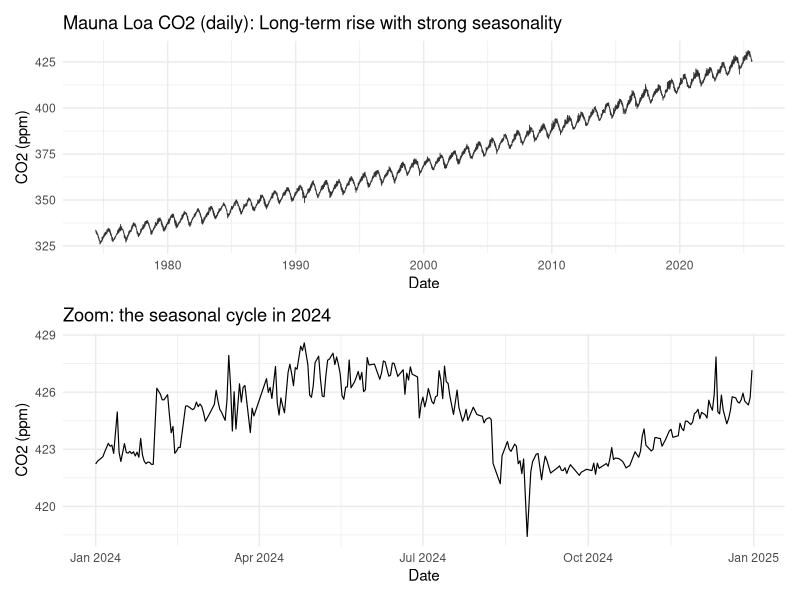
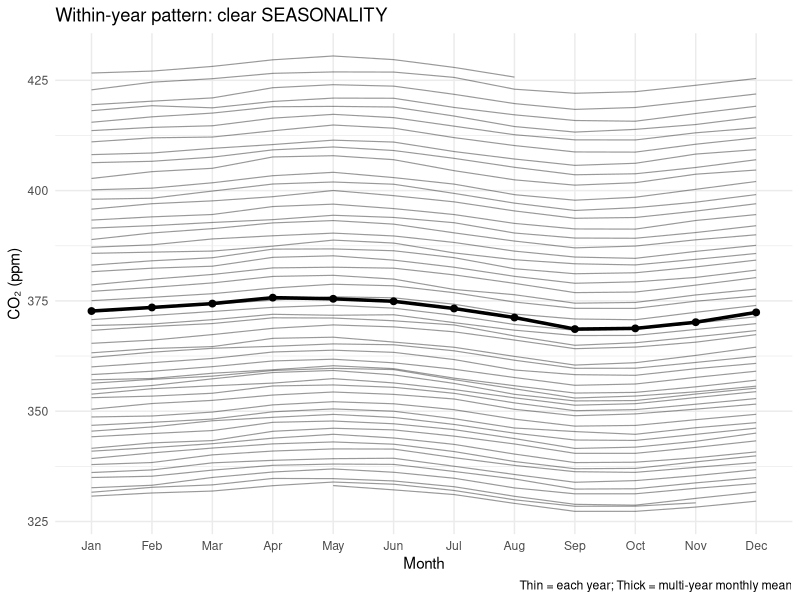
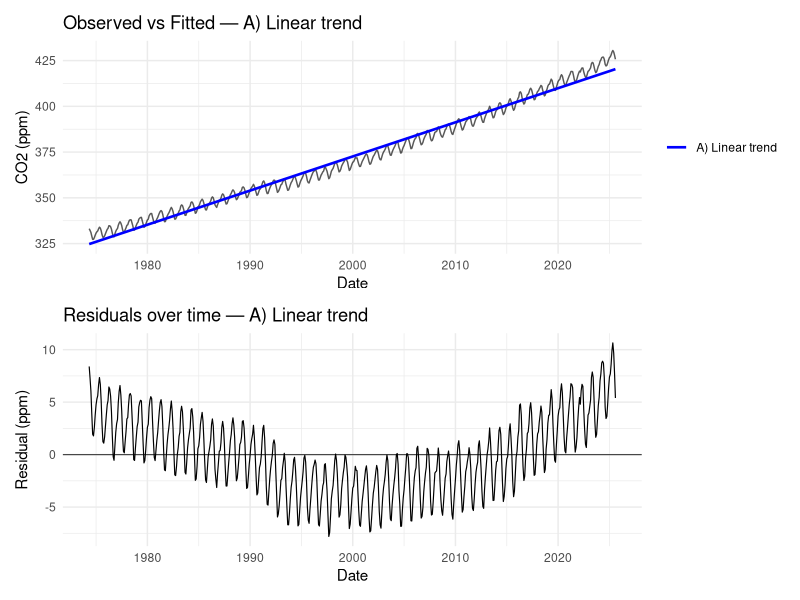
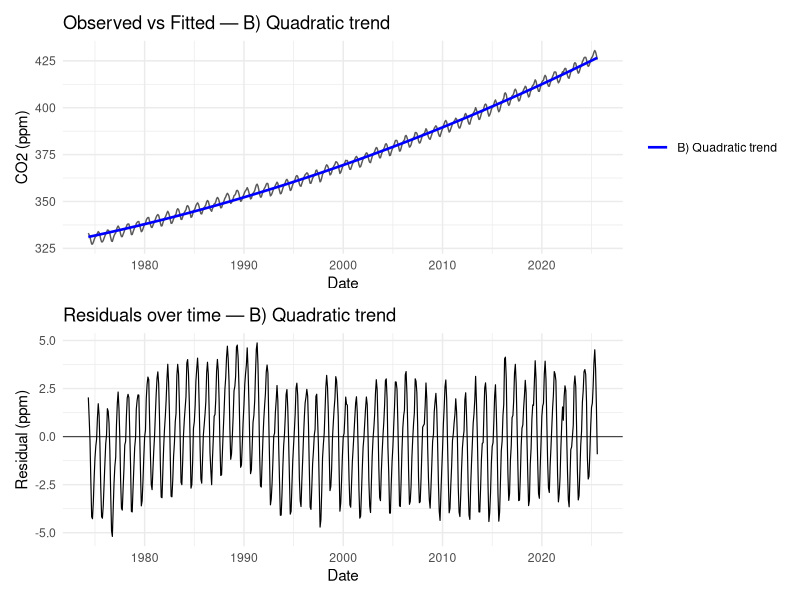
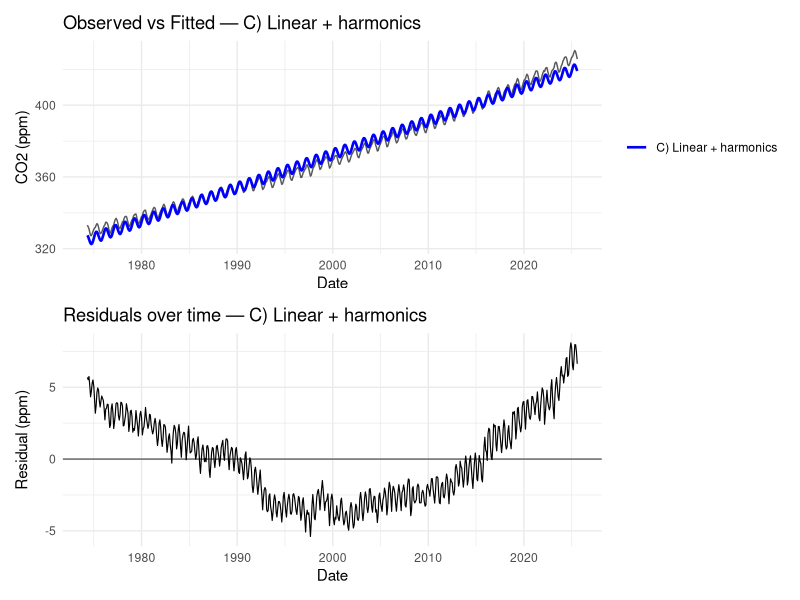
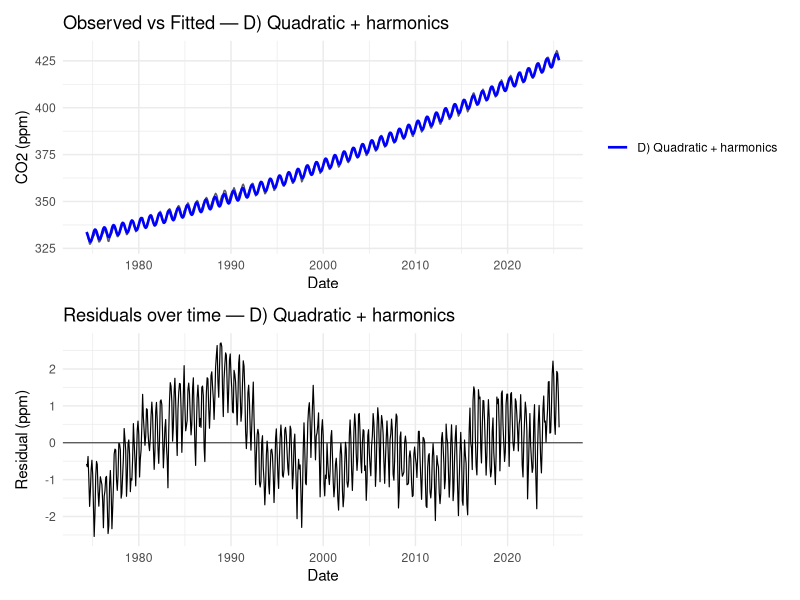
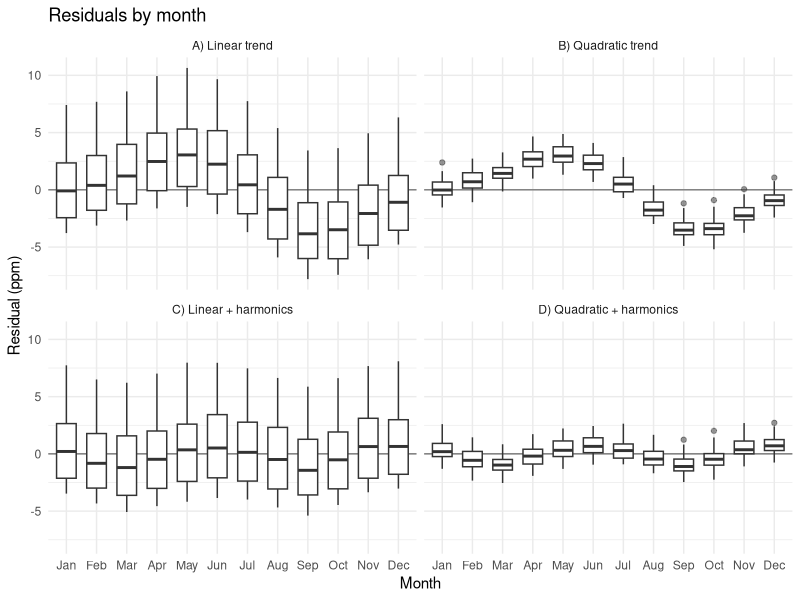
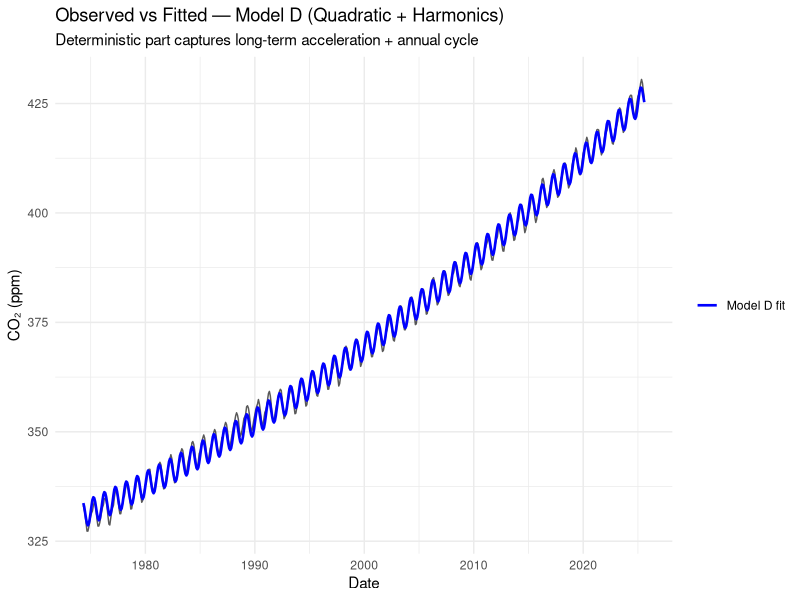

These charts were generated, in order, by the following R code:
############################################################
# Applied Spatio-Temporal Statistics
# Mauna Loa CO2 Example
#
# File: co2_daily_mlo.csv
#  - No header; data begin at line 33 (skip first 32 lines)
#  - Columns: year, month, day, decimal_date, co2 (ppm)
#
#   DETERMINISTIC (each model fit and checked ONE BY ONE)
#     A) Linear trend
#     B) Quadratic trend
#     C) Trend + seasonal harmonics
#     D) Quadratic trend + seasonal harmonics 
#   RANDOM (model residuals of the chosen deterministic model)
############################################################

# --- Setup --------------------------------------------------------------------
library(tidyverse)
library(lubridate)
library(broom)      # augment(), tidy()
library(patchwork)  # combine plots

# --- Load and tidy the daily data --------------------------------------------
co2_daily <- read.csv(
  "./co2_daily_mlo.csv",
  header = FALSE, skip = 32,
  col.names = c("year","month","day","decimal_date","co2")
) %>%
  # Build a proper Date from (year, month, day). Suppress warnings from odd rows.
  mutate(date = suppressWarnings(make_date(year, month, day))) %>%
  # Keep only valid dates and valid CO2 values
  filter(!is.na(date), !is.na(co2)) %>%
  arrange(date)

# ======================================================================
# DETERMINISTIC — Step 1: Visualise structure (Trend / Seasonality)
# ======================================================================

# --- Plot 1: The full daily series -------------------------------------------
# The big picture: a decades-long upward trend with clear within-year oscillations.
p_full <- ggplot(co2_daily, aes(date, co2)) +
  geom_line(linewidth = 0.3, alpha = 0.8) +
  labs(
    title = "Mauna Loa CO2 (daily): Long-term rise with strong seasonality",
    x = "Date", y = "CO2 (ppm)"
  ) +
  theme_minimal(base_size = 11)

# --- Plot 2: A close-up window ------------------------------------------------
# Zooming into one recent year exposes the sawtooth seasonal cycle.
# Choose the last complete calendar year present in the data.
last_year <- year(max(co2_daily$date, na.rm = TRUE))
has_full_year <- all(seq.Date(
  from = as.Date(paste0(last_year, "-01-01")),
  to   = as.Date(paste0(last_year, "-12-31")),
  by   = "day") %in% co2_daily$date
)

zoom_year <- if (has_full_year) last_year else (last_year - 1)

co2_zoom <- co2_daily %>%
  filter(date >= as.Date(paste0(zoom_year, "-01-01")),
         date <= as.Date(paste0(zoom_year, "-12-31")))

p_zoom <- ggplot(co2_zoom, aes(date, co2)) +
  geom_line(linewidth = 0.4) +
  labs(
    title = paste0("Zoom: the seasonal cycle in ", zoom_year),
    x = "Date", y = "CO2 (ppm)"
  ) +
  theme_minimal(base_size = 11)

# --- Display side-by-side -----------------------------------------------------
p_full / p_zoom

# What we see:
# - Top panel: Over six decades of daily CO₂ readings at Mauna Loa.
#   * A clear long-term upward trajectory, reflecting global fossil fuel emissions.
#   * On top of that rise, a sawtooth seasonal pattern is visible even at this scale.
#
# - Bottom panel: Zoom into the most recent full year (2024).
#   * The seasonal cycle comes into focus: CO₂ rises through spring, peaks around May,
#     then declines as plants in the Northern Hemisphere draw down CO₂ in summer.
#   * By fall and winter, CO₂ rebounds as vegetation decays and emissions accumulate.
#   * This “breathing of the biosphere” repeats annually, superimposed on the long-term rise.
#
# Together, the panels highlight two intertwined signals:
#   1) A strong trend driven by human activity.
#   2) A natural seasonal oscillation linked to the Earth’s carbon cycle.




# --- Next step: isolate the within-year seasonal pattern ----------------------
# So far, we saw:
#   * Long-term rise over decades.
#   * Sawtooth oscillation within each year.
# Question: What does that seasonal cycle look like if we align all years together?

# Strategy:
#   1. Collapse daily data to monthly averages (to smooth out day-to-day noise).
#   2. Compute, for each month, the average CO₂ across all years.
#   3. Plot: thin lines for each year, bold line for the multi-year monthly mean.

co2_month <- co2_daily %>%
  transmute(
    ym = floor_date(date, "month"),
    co2 = co2
  ) %>%
  group_by(ym) %>%
  summarise(co2 = mean(co2, na.rm = TRUE), .groups = "drop") %>%
  mutate(
    year = year(ym),
    month = month(ym, label = TRUE, abbr = TRUE)
  )

# Compute monthly mean across all years
co2_month_avg <- co2_month %>%
  group_by(month) %>%
  summarise(co2 = mean(co2, na.rm = TRUE), .groups = "drop")

# --- Plot: Thin lines = each year; Thick = multi-year monthly mean -----------
p_season <- ggplot(co2_month, aes(x = month, y = co2, group = year)) +
  geom_line(alpha = 0.4, linewidth = 0.4) +      
  
  # Make the summary layers NOT inherit group=year from the main mapping
  geom_line(
    data = co2_month_avg,
    mapping = aes(x = month, y = co2, group = 1),
    inherit.aes = FALSE,
    color = "black", linewidth = 1.2
  ) +
  geom_point(
    data = co2_month_avg,
    mapping = aes(x = month, y = co2),
    inherit.aes = FALSE,
    color = "black", size = 2
  ) +
  labs(
    title = "Within-year pattern: clear SEASONALITY",
    x = "Month", y = "CO₂ (ppm)",
    caption = "Thin = each year; Thick = multi-year monthly mean"
  ) +
  theme_minimal(base_size = 11)

p_season


# What we see:
# - Each thin line traces one year of monthly CO₂ averages.
# - Despite the long-term rise, the shape of the cycle is consistent:
#     * Low values around September–October,
#     * A rise through winter and spring,
#     * A peak around May–June before declining again.
# - The bold line averages across all years: the characteristic seasonal
#   "breathing" of the Earth’s biosphere.
#
# This is the same sawtooth we noticed earlier, now isolated and made explicit.



# ======================================================================
# DETERMINISTIC — Step 2: Move from visual patterns to statistical models
# ======================================================================

# QUESTION:
# Given what we see — a long-term upward trend + strong within-year seasonality —
# how should we build a deterministic model that captures these two components?
#

# --- Prepare data for modeling ------------------------------------------------
# We’ll use the monthly series for modeling simplicity.
co2_model <- co2_month %>%
  mutate(
    # Numeric time (in years) centered at 0 for numerical stability
    year_num = year(ym) + (month(ym) - 0.5)/12,
    t        = year_num - min(year_num),
    # Seasonal harmonics (period = 1 year)
    s1 = sin(2*pi*t), 
    c1 = cos(2*pi*t)
  )


# What these columns mean 
# - year_num:
#     * Transforms each monthly timestamp into a decimal year.
#     * Example: mid-January 1980 ≈ 1980.04, June 1980 ≈ 1980.46, December 1980 ≈ 1980.96.
#     * Placing each month at its midpoint avoids December being coded as the *next* year.
#
# - t:
#     * Time in years, but shifted so the very first observation = 0.
#     * This way, the timeline runs 0, 1, 2, … up to ~65 instead of 1958, 1959, 1960, …
#     * Centering at 0 prevents numerical instability when fitting polynomials (like t²).
#
# - s1 and c1:
#     * These are sine and cosine terms with period = 1 year.
#     * They are called "harmonic regressors."
#     * Why do we need both?
#         - sin(2πt) captures a wavy pattern (up–down cycle),
#         - cos(2πt) is the same wave shifted by 3 months,
#         - together, they can reproduce any repeating annual cycle, no matter where the peak falls.
#
# In short:
#   year_num = actual calendar time,
#   t        = relative time since the start,
#   s1, c1   = seasonal building blocks (1st harmonic).

# --- Helper: overlay fit + residual plot for any lm ---------------------------
plot_fit_and_resid <- function(fit, data, label){
  aug <- broom::augment(fit, data = data)
  
  p_fit <- ggplot(aug, aes(x = ym)) +
    geom_line(aes(y = co2), linewidth = 0.5, alpha = 0.65) +
    # map the constant label as the color value
    geom_line(aes(y = .fitted, color = label), linewidth = 0.9) +
    # name the scale with the same string value used above
    scale_color_manual(values = setNames("blue", label)) +
    labs(title = paste("Observed vs Fitted —", label),
         x = "Date", y = "CO2 (ppm)", color = NULL) +
    theme_minimal(base_size = 11)
  
  p_res <- ggplot(aug, aes(x = ym, y = .resid)) +
    geom_hline(yintercept = 0, linewidth = 0.4, alpha = 0.7) +
    geom_line(linewidth = 0.4) +
    labs(title = paste("Residuals over time —", label),
         x = "Date", y = "Residual (ppm)") +
    theme_minimal(base_size = 11)
  
  print(p_fit / p_res)
  invisible(aug)
}


# --- Example deterministic models --------------------------------------------
# (1) Linear trend only
m_lin <- lm(co2 ~ t, data = co2_model)
summary(m_lin)

# What we see:
# - Fitted line tracks the long-term increase only.
# - Residuals show strong within-year oscillations → seasonality not modeled.
aug_lin <- plot_fit_and_resid(m_lin, co2_model, "A) Linear trend")

# (2) Quadratic trend
m_quad <- lm(co2 ~ t + I(t^2), data = co2_model)
summary(m_quad)

# What we see:
# - Curvature improves long-term fit.
# - Residuals still show clear seasonal wiggles → need seasonal terms.
aug_quad <- plot_fit_and_resid(m_quad, co2_model, "B) Quadratic trend")

# (3) Linear trend + seasonal harmonics
m_season <- lm(co2 ~ t + s1 + c1, data = co2_model)
summary(m_season)

# What we see:
# - Annual cycle captured; long-term curvature still off.
# - Residuals drift slowly over decades → add quadratic.
aug_season <- plot_fit_and_resid(m_season, co2_model, "C) Linear + harmonics")

# (4) Quadratic trend + seasonal harmonics
m_quad_season <- lm(co2 ~ t + I(t^2) + s1 + c1, data = co2_model)
summary(m_quad_season)

# What we see:
# - Best overlay: long-term acceleration + seasonal wiggle both tracked.
# - Residuals look smallest and closest to “white noise” visually.
aug_quad_season <- plot_fit_and_resid(m_quad_season, co2_model, "D) Quadratic + harmonics")



# --- Quick model comparison table --------------------------------------------
# Focus on: AIC (↓ better), BIC (↓), adj.R² (↑), and residual SD (sigma ↓)
comp <- bind_rows(
  glance(m_lin)         %>% mutate(model = "A) Linear trend"),
  glance(m_quad)        %>% mutate(model = "B) Quadratic trend"),
  glance(m_season)      %>% mutate(model = "C) Linear + harmonics (s1,c1)"),
  glance(m_quad_season) %>% mutate(model = "D) Quadratic + harmonics (s1,c1)")
) %>%
  select(model, nobs, AIC, BIC, adj.r.squared, sigma)

print(comp)

# What we see:
# - Model A (Linear trend):
#     * Captures the overall rise but misses curvature and seasonality.
#     * High AIC/BIC, adj.R² ≈ 0.98, residuals still noisy (σ ≈ 3.7 ppm).
#
# - Model B (Quadratic trend):
#     * Adds acceleration in the long-term rise.
#     * Dramatic improvement: AIC drops from 3346 → 2781, σ shrinks to 2.3 ppm.
#     * Still no seasonality, so residuals would show the sawtooth cycle.
#
# - Model C (Linear + harmonics):
#     * Keeps trend linear but now explains annual oscillations.
#     * Better than Model A (σ ≈ 3.0 vs 3.7), but not as good as quadratic.
#     * Long-term curvature is still unaccounted for.
#
# - Model D (Quadratic + harmonics):
#     * Combines both improvements: curvature + annual cycle.
#     * Best fit by far: lowest AIC/BIC, adj.R² ≈ 0.999, residual σ ≈ 1 ppm.
#     * This is the deterministic specification that balances trend and seasonality.
#
# Takeaway:
# - To explain CO₂, we need BOTH long-term acceleration (quadratic) AND the repeating
#   annual cycle (harmonics). Leaving out either piece inflates residuals.


# ======================================================================
# DIAGNOSTICS — What did each deterministic model miss?
# ======================================================================

res_all <- bind_rows(
  augment(m_lin, data = co2_model)   %>% mutate(model = "A) Linear trend"),
  augment(m_quad, data = co2_model)  %>% mutate(model = "B) Quadratic trend"),
  augment(m_season, data = co2_model)%>% mutate(model = "C) Linear + harmonics"),
  augment(m_quad_season, data = co2_model) %>% mutate(model = "D) Quadratic + harmonics")
) %>%
  transmute(
    ym    = ym,                                    # use ym from augment data
    month = month(ym, label = TRUE, abbr = TRUE),  # safe: ym exists here
    model,
    resid = .resid
  )

# --- Residuals by Month (is any seasonality left?) -------------------
p_box <- ggplot(res_all, aes(x = month, y = resid)) +
  geom_hline(yintercept = 0, linewidth = 0.4, alpha = 0.6) +
  geom_boxplot(outlier.alpha = 0.5, width = 0.65) +
  facet_wrap(~ model, ncol = 2) +
  labs(title = "Residuals by month",
       x = "Month", y = "Residual (ppm)") +
  theme_minimal(base_size = 11)

p_box

# What we see (residuals by month):
# - A) & B): clear monthly pattern → seasonality not captured by trend-only models.
# - C): monthly pattern largely tamed, but a mild tilt remains (trend not flexible enough).
# - D): boxes are tight and centered near zero across months → seasonality and curvature
#      are both well handled; good deterministic specification.




# ======================================================================
# BEST DETERMINISTIC FIT — Show Model D clearly
# ======================================================================

# Fitted values from Model D (Quadratic + harmonics)
co2_fitD <- co2_model %>%
  mutate(fit_quad_season = predict(m_quad_season))

p_fitD <- ggplot(co2_fitD, aes(x = ym)) +
  geom_line(aes(y = co2), linewidth = 0.5, alpha = 0.65) +
  geom_line(aes(y = fit_quad_season, color = "Model D fit"), linewidth = 0.9) +
  scale_color_manual(values = c("Model D fit" = "blue")) +
  labs(title = "Observed vs Fitted — Model D (Quadratic + Harmonics)",
       x = "Date", y = "CO₂ (ppm)", color = NULL,
       subtitle = "Deterministic part captures long-term acceleration + annual cycle") +
  theme_minimal(base_size = 11)

p_fitD



# What we see:
# - The blue curve (Model D) tracks both the overall rise and the within-year wiggle.
# - Remaining differences = residuals → that’s our RANDOM part to model next.


# ======================================================================
# RANDOM PART — Diagnostics of residuals from Model D
# ======================================================================

# Extract residuals from the best deterministic model
resid_D <- augment(m_quad_season, data = co2_model)$.resid

# --- Histogram and boxplot ----------------------------------------------------
par(mfrow = c(1,2))
hist(resid_D, breaks = 40, col = "grey", border = "white",
     main = "Residuals: Histogram", xlab = "Residual (ppm)")
boxplot(resid_D, horizontal = F, col = "lightblue",
        main = "Residuals: Boxplot", xlab = "Residual (ppm)")

# What we see:
# - Histogram: The residuals are roughly bell-shaped, centered near zero.
#   This suggests they are approximately Normally distributed.
# - Boxplot: The box is tight around zero, no strong skewness, only a few
#   mild outliers. Good sign — no big departures from symmetry.


# --- Q-Q plot -----------------------------------------------------------------
qqnorm(resid_D, main = "Q–Q plot of residuals (Model D)")
qqline(resid_D, col = "red")

# What we see:
# - Points lie close to the straight line, which means residuals
#   follow a Normal distribution fairly well.
# - Some small deviations at the tails, but nothing dramatic.


# --- ACF and PACF -------------------------------------------------------------
par(mfrow = c(1,2))
acf(resid_D, main = "ACF of residuals (Model D)")
pacf(resid_D, main = "PACF of residuals (Model D)")

# What we see:
# - ACF: Residuals are *not* completely uncorrelated — we still see
#   clear spikes at seasonal lags. This means some temporal dependence
#   is left over even after the deterministic model.
# - PACF: Confirms the same — several lags are significant.
#
# Reminder: 
# - Ideally, residuals should behave like "white noise" = random scatter,
#   with no remaining structure.
# - Here, although the residuals are approximately Normal, they still show
#   correlation over time → the deterministic model explains trend and seasonality,
#   but not all the temporal dependence.


# -----------------------------------------------
# Difference once
# -----------------------------------------------
resid_D_diff1 <- diff(resid_D)

# Plot ACF/PACF of differenced residuals
par(mfrow = c(1, 2))
acf(resid_D_diff1, main = "ACF of differenced residuals (Model D, d=1)")
pacf(resid_D_diff1, main = "PACF of differenced residuals (Model D, d=1)")

acf(resid_D_diff1, main = "ACF of differenced residuals (Model D, d=1)", lag.max = 200)
pacf(resid_D_diff1, main = "PACF of differenced residuals (Model D, d=1)", lag.max = 200)


# install.packages("tseries")   # if not already installed
library(tseries)

# run the Augmented Dickey-Fuller test
adf.test(resid_D)

adf.test(resid_D_diff1)

#Null hypothesis (H₀): The series has a unit root (non-stationary).

#Alternative (H₁): The series is stationary.

#If p-value < 0.05, → reject H₀ → series is stationary.

#If p-value ≥ 0.05, → fail to reject H₀ → series is nonstationary.


library(forecast)   # for ARIMA fitting and diagnostics

# --- Step 1: Fit a simple AR(1) model to the residuals ------------------------
# AR(1): residual_t = phi * residual_{t-1} + noise
fit_ar1 <- arima(resid_D, order = c(1,0,0))

fit_ar1

plot(fit_ar1$residuals)
acf(fit_ar1$residuals, main = "ACF: AR(1) residuals")
pacf(fit_ar1$residuals, main = "PACF: AR(1) residuals")

fit_ar <- arima(resid_D, order = c(1,1,1))

fit_ar

plot(fit_ar$residuals)
acf(fit_ar$residuals, main = "ACF: ARIMA(1,1) residuals")
pacf(fit_ar$residuals, main = "PACF: ARIMA(1,1) residuals")

# --- Step 3: Try automatic ARIMA selection -----------------------------------
fit_auto <- auto.arima(resid_D)

fit_auto

plot(fit_auto$residuals)
acf(fit_auto$residuals, main = "ACF: AUTO ARIMA residuals")
pacf(fit_auto$residuals, main = "PACF: AUTO ARIMA residuals")





############################################################
# FORECASTING — Combine deterministic + stochastic parts
############################################################

# --- Step 1: Choose how far ahead to forecast -------------------------------
h <- 12   # 12 months ahead (you can change this)

# --- Step 2: Deterministic component forecast (μ̂_t+h) -----------------------
# Build a data frame of future time points
last_t <- max(co2_model$t)
future_t <- data.frame(
  t  = seq(last_t + 1/12, last_t + h/12, by = 1/12)
) %>%
  mutate(
    s1 = sin(2*pi*t),
    c1 = cos(2*pi*t)
  )

# Predict the deterministic part using Model D (quadratic + harmonics)
mu_hat_future <- predict(m_quad_season, newdata = future_t)

# --- Step 3: Stochastic component forecast (Ŷ_t+h|t) ------------------------
# Use the ARIMA model fitted to residuals
# Extract forecasts and standard errors
arma_fc <- predict(fit_auto, n.ahead = h)
y_hat_future <- arma_fc$pred
arma_se <- arma_fc$se  # std. error of stochastic forecast

# --- Step 4: Combine both parts ---------------------------------------------
# Total forecast = deterministic + stochastic components
x_hat_future <- mu_hat_future + y_hat_future

# --- Step 5: Compute prediction intervals -----------------------------------
# Forecast error variance comes from ARIMA + residual variance
# If model assumed Gaussian innovations:
z_alpha2 <- qnorm(0.975)  # 95% interval
upper <- x_hat_future + z_alpha2 * arma_se
lower <- x_hat_future - z_alpha2 * arma_se

# --- Step 6: Visualize ------------------------------------------------------
future_dates <- seq(max(co2_month$ym) + months(1),
                    by = "month", length.out = h)

forecast_df <- data.frame(
  date = future_dates,
  forecast = x_hat_future,
  lower = lower,
  upper = upper
)

# Plot: Observed + Forecast + Interval
ggplot() +
  geom_line(data = co2_month, aes(x = ym, y = co2), color = "grey40") +
  geom_line(data = forecast_df, aes(x = date, y = forecast), color = "blue") +
  geom_ribbon(data = forecast_df,
              aes(x = date, ymin = lower, ymax = upper),
              alpha = 0.2, fill = "blue") +
  labs(
    title = "Manual CO₂ Forecast: Point and 95% Prediction Interval",
    x = "Date", y = "CO₂ (ppm)"
  ) +
  theme_minimal(base_size = 12)

############################################################
# Zoomed-in Forecast Visualization
############################################################

# --- Step 7: Zoom window -----------------------------------------------------
# Choose how many past months to show (e.g., last 3 years = 36 months)
n_past <- 36  

zoom_start <- max(co2_month$ym) - months(n_past)

# Prepare observed + forecast data for one combined plot
plot_data <- co2_month %>%
  filter(ym >= zoom_start) %>%
  rename(date = ym) %>%
  mutate(type = "Observed")

forecast_df_plot <- forecast_df %>%
  mutate(type = "Forecast")

plot_combined <- bind_rows(plot_data, forecast_df_plot)

# --- Step 8: Plot zoomed section ---------------------------------------------

ggplot() +
  # Prediction interval as shaded ribbon
  geom_ribbon(
    data = forecast_df_plot,
    aes(x = date, ymin = lower, ymax = upper),
    fill = "skyblue", alpha = 0.3
  ) +
  # Forecast line
  geom_line(
    data = forecast_df_plot,
    aes(x = date, y = forecast, color = "Forecast"),
    linewidth = 1
  ) +
  # Observed data
  geom_line(
    data = plot_data,
    aes(x = date, y = co2, color = "Observed"),
    linewidth = 0.6
  ) +
  scale_color_manual(
    values = c("Observed" = "black", "Forecast" = "blue")
  ) +
  labs(
    title = "CO2 Forecast — Zoomed View",
    subtitle = paste0("Last ", n_past, " months of data + ", h, "-month forecast"),
    x = "Date", y = "CO2 (ppm)",
    color = NULL
  ) +
  theme_minimal(base_size = 12) +
  theme(legend.position = "top")









############################################################
# FORECAST EVALUATION — Leave out 2024 and forecast it
############################################################

# --- Step 1: Split data ------------------------------------------------------
cutoff_date <- as.Date("2024-01-01")

train_data <- co2_month %>%
  filter(ym < cutoff_date)

test_data <- co2_month %>%
  filter(ym >= cutoff_date)

# --- Step 2: Refit deterministic model (Model D) on training data ------------
train_model <- train_data %>%
  mutate(
    year_num = year(ym) + (month(ym) - 0.5)/12,
    t        = year_num - min(year_num),
    s1       = sin(2*pi*t),
    c1       = cos(2*pi*t)
  )

m_train <- lm(co2 ~ t + I(t^2) + s1 + c1, data = train_model)

# --- Step 3: Compute residuals and fit ARIMA model ----------------------------
resid_train <- augment(m_train, data = train_model)$.resid

fit_auto_train <- auto.arima(resid_train)

# --- Step 4: Build forecast horizon into 2024 --------------------------------
h_test <- nrow(test_data)

last_t_train <- max(train_model$t)

future_t <- data.frame(
  t = seq(last_t_train + 1/12, last_t_train + h_test/12, by = 1/12)
) %>%
  mutate(
    s1 = sin(2*pi*t),
    c1 = cos(2*pi*t)
  )

# Deterministic forecast
mu_hat_future <- predict(m_train, newdata = future_t)

# Stochastic (ARIMA) forecast
arma_fc <- predict(fit_auto_train, n.ahead = h_test)
y_hat_future <- arma_fc$pred
arma_se <- arma_fc$se

# Total forecast
x_hat_future <- mu_hat_future + y_hat_future
upper <- x_hat_future + qnorm(0.975) * arma_se
lower <- x_hat_future - qnorm(0.975) * arma_se

# --- Step 5: Create forecast DataFrame ---------------------------------------
future_dates <- seq(max(train_data$ym) + months(1),
                    by = "month", length.out = h_test)

forecast_eval <- data.frame(
  date = future_dates,
  forecast = x_hat_future,
  lower = lower,
  upper = upper
)

# --- Step 6: Merge observed test data ----------------------------------------
compare_df <- test_data %>%
  rename(date = ym, actual = co2) %>%
  left_join(forecast_eval, by = "date")

# --- Step 7: Compute evaluation metrics --------------------------------------
rmse <- sqrt(mean((compare_df$actual - compare_df$forecast)^2, na.rm = TRUE))
mae  <- mean(abs(compare_df$actual - compare_df$forecast), na.rm = TRUE)

cat("Forecast evaluation for 2024:\n")
cat("RMSE =", round(rmse, 3), "ppm\n")
cat("MAE  =", round(mae, 3), "ppm\n")

############################################################
# Zoomed evaluation plot — focus on recent window
############################################################

# How many months of history before the cutoff to show?
n_past_train <- 24  # last 24 months before 2024

train_recent <- train_data %>%
  filter(ym >= cutoff_date %m-% months(n_past_train))

# Nice y-limits with small padding
ymin <- min(c(train_recent$co2, compare_df$actual, forecast_eval$lower), na.rm = TRUE)
ymax <- max(c(train_recent$co2, compare_df$actual, forecast_eval$upper), na.rm = TRUE)
ypad <- 0.02 * (ymax - ymin)

ggplot() +
  # Prediction interval ribbon (forecast period)
  geom_ribbon(
    data = forecast_eval,
    aes(x = date, ymin = lower, ymax = upper),
    fill = "skyblue", alpha = 0.3
  ) +
  # Forecast line
  geom_line(
    data = forecast_eval,
    aes(x = date, y = forecast, color = "Forecast"),
    linewidth = 1
  ) +
  # Observed in the holdout year
  geom_line(
    data = compare_df,
    aes(x = date, y = actual, color = "Observed"),
    linewidth = 0.8
  ) +
  # Recent training history
  geom_line(
    data = train_recent,
    aes(x = ym, y = co2, color = "History"),
    linewidth = 0.6
  ) +
  # Mark the forecast start. Use Date directly to avoid the warning.
  geom_vline(xintercept = cutoff_date, linetype = "dashed", color = "red") +
  annotate(
    "text",
    x = cutoff_date + 15,               # ~2 weeks into 2024
    y = ymin + ypad,
    label = "Forecast starts \u2192",
    hjust = 0, color = "red", size = 3
  ) +
  scale_color_manual(
    values = c("History" = "grey40", "Observed" = "black", "Forecast" = "blue")
  ) +
  labs(
    title = "CO₂ Forecast Evaluation — Holdout 2024 (Zoomed)",
    subtitle = paste0("RMSE = ", round(rmse, 2), " ppm   |   MAE = ", round(mae, 2), " ppm"),
    x = "Date", y = "CO₂ (ppm)", color = NULL
  ) +
  coord_cartesian(
    xlim = c(cutoff_date %m-% months(n_past_train), max(forecast_eval$date)),
    ylim = c(ymin - ypad, ymax + ypad)
  ) +
  theme_minimal(base_size = 12) +
  theme(legend.position = "top")







############################################################
# Scatter plot: Observed vs Predicted (Holdout 2024)
############################################################

# Create scatter data
scatter_df <- compare_df %>%
  filter(!is.na(forecast), !is.na(actual))

# 1:1 reference line range
lim_min <- min(scatter_df$actual, scatter_df$forecast, na.rm = TRUE)
lim_max <- max(scatter_df$actual, scatter_df$forecast, na.rm = TRUE)

# Compute correlation
corr_val <- cor(scatter_df$actual, scatter_df$forecast)

# Plot
ggplot(scatter_df, aes(x = actual, y = forecast)) +
  geom_point(color = "blue", alpha = 0.6, size = 2) +
  geom_abline(slope = 1, intercept = 0, linetype = "dashed", color = "red") +
  coord_equal(xlim = c(lim_min, lim_max), ylim = c(lim_min, lim_max)) +
  labs(
    title = "CO₂ Forecast Evaluation — Predicted vs Observed (2024)",
    subtitle = paste0(
      "1:1 line in red   |   RMSE = ", round(rmse, 2),
      " ppm   |   MAE = ", round(mae, 2),
      " ppm   |   r = ", round(corr_val, 3)
    ),
    x = "Observed CO₂ (ppm)",
    y = "Predicted CO₂ (ppm)"
  ) +
  theme_minimal(base_size = 12)
